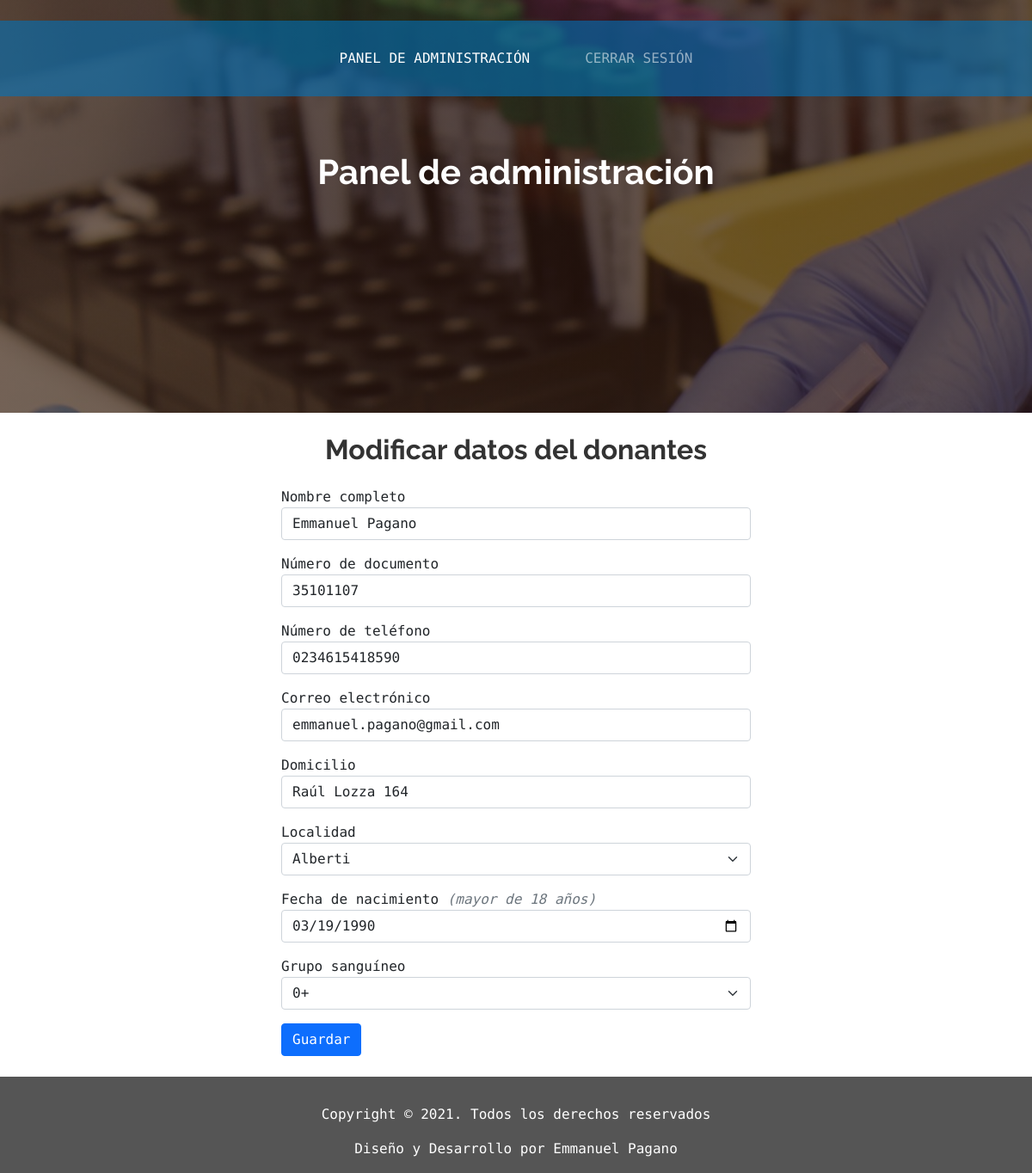
/Registro_Donantes/adm/modificar.php?idUser=1 (signed in), run on the app's committed database.
### tables this page shows
CREATE TABLE `donante` (
  `idDonante` int(11) NOT NULL,
  `nya` varchar(250) NOT NULL,
  `dni` varchar(50) NOT NULL,
  `telefono` varchar(250) NOT NULL,
  `correo` varchar(250) NOT NULL,
  `domicilio` varchar(250) NOT NULL,
  `fechaNacimiento` date NOT NULL,
  `idLocalidad` int(11) NOT NULL,
  `idGrupo` int(11) NOT NULL
);

### Registro_Donantes/adm/modificar.php (the view, shortened to what this page needs)
<?php
include('../include/conexion.php');
if(isset($_GET['idUser'])){
    $idUser = $_GET['idUser'];
    $cmd = $conexion->prepare('SELECT * FROM donante
        INNER JOIN localidad ON localidad.idLocalidad = donante.idLocalidad
        INNER JOIN grupo ON grupo.idGrupo = donante.idGrupo WHERE idDonante = :idDonante');
    $cmd->execute(array(':idDonante' => $idUser));
    $resultado = $cmd->fetch();
}
    $cmd = $conexion->prepare('SELECT * FROM grupo');
    $cmd->execute();
    $grupos = $cmd->fetchAll();
    $cmd = $conexion->prepare('SELECT * FROM localidad');
    $cmd->execute();
    $localidades = $cmd->fetchAll();
?>
<?php include('../include/header-adm.php'); ?>
<section class="form-modificar py-4">
    <div class="container">
    <h2 class="text-center mb-4">Modificar datos del donantes</h2>
        <div class="row">
            <div class="col-12 col-md-6 mx-auto">
                <form action="modificar.php" method="POST">
                <div class="mb-3">
                        <label for="" >Nombre completo</label>
                        <input type="text" class="form-control" name="nombre" placeholder="Ej: Juan Perez" value="<?php echo $resultado['nya']; ?>">
                    </div>
                    <div class="mb-3">
                        <label for="" >Número de documento</label>
                        <input type="text" class="form-control" name="dni" placeholder="Ej: 35101107" value="<?php echo $resultado['dni']; ?>">
                    </div>
                    <div class="mb-3">
                        <label for="" >Número de teléfono</label>
                        <input type="text" class="form-control" name="telefono" placeholder="Ej: 011 15414220" value="<?php echo $resultado['telefono']; ?>">
                    </div>
                    <div class="mb-3">
                        <label for="" >Correo electrónico</label>
                        <input type="text" class="form-control" name="correo" placeholder="Ej: juanperez@gmail.com" value="<?php echo $resultado['correo']; ?>">
                    </div>
                    <div class="mb-3">
                        <label for="" >Domicilio</label>
                        <input type="text" class="form-control" name="domicilio" placeholder="Ej: Av. Las Heras 1425" value="<?php echo utf8_encode($resultado['domicilio']); ?>">
                    </div>
                    <div class="mb-3">
                        <label for="" >Localidad</label>
                        <select class="form-select" name="localidad" aria-label="Select localidad">
                            <?php
                                foreach ($localidades as $fila) {
                                    if($fila['idLocalidad'] == $resultado['idLocalidad']){
                                        echo '<option value="'.$fila['idLocalidad'].'" selected>'.utf8_encode($fila['localidad']).'</option>';
                                    }else{
                                        echo '<option value="'.$fila['idLocalidad'].'">'.utf8_encode($fila['localidad']).'</option>';
                                    }
                                }
                            ?>
                        </select>
                    </div>
                    <div class="mb-3">
                        <label for="" >Fecha de nacimiento <span class='text-secondary fst-italic'>(mayor de 18 años)</span></label>
                        <input type="date" class="form-control" name="fechaNacimiento" value="<?php echo $resultado['fechaNacimiento']; ?>">
                    </div>
                    <div class="mb-3">
                        <label for="" >Grupo sanguíneo</label>
                        <select class="form-select" name="grupoSanguineo" aria-label="Select grupo sanguíneo">
                            <?php
                                foreach ($grupos as $fila) {
                                    if($fila['idGrupo'] == $resultado['idGrupo']){
                                        echo '<option value="'.$fila['idGrupo'].'" selected>'.$fila['grupo'].'</option>';
                                    }else{
                                        echo '<option value="'.$fila['idGrupo'].'">'.$fila['grupo'].'</option>';
                                    }
                                }
                            ?>
                        </select>
                    </div>
                    <button type="submit" class="btn btn-primary" name="btn-enviar">Guardar</button>
                </form>
            </div>
        </div>
    </div>
</section>
<?php include('../include/footer.php'); ?>

### Registro_Donantes/css/style.css (style rules this page uses)
* { font-family:"Encode Sans", sans-serif;text-decoration:none !important }
h1,h2,h3,h4,h5 { font-family:"Raleway", sans-serif;font-weight:700;color:#333 }

### data on the page
donante: nombre "Emmanuel Pagano", dni "35101107", telefono "0234615418590", correo "emmanuel.pagano@gmail.com", domicilio "Raúl Lozza 164", fechaNacimiento "03/19/1990"

### other printed values
form field localidad "Alberti"
form field grupoSanguineo "0+"
